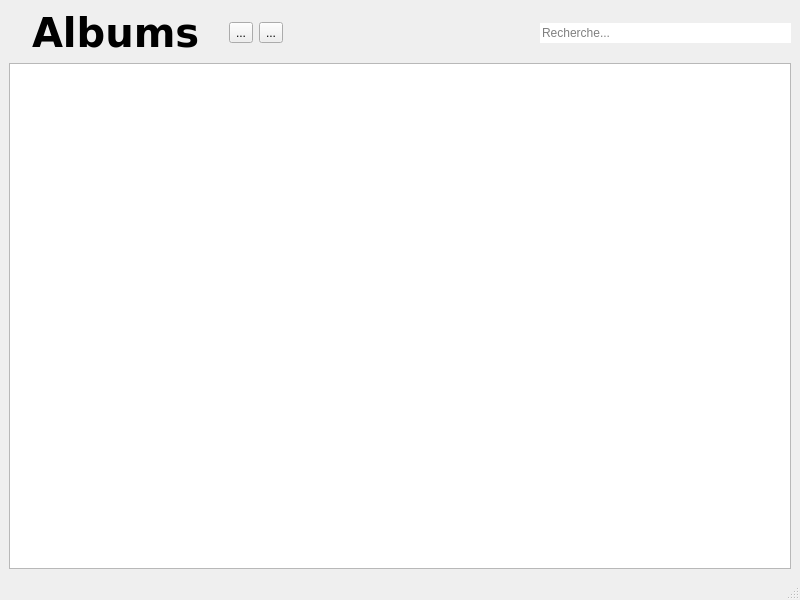
<?xml version="1.0" encoding="UTF-8"?>
<ui version="4.0">
 <class>ExplorerAlbums</class>
 <widget class="QMainWindow" name="ExplorerAlbums">
  <property name="geometry">
   <rect>
    <x>0</x>
    <y>0</y>
    <width>800</width>
    <height>600</height>
   </rect>
  </property>
  <property name="windowTitle">
   <string>MainWindow</string>
  </property>
  <widget class="QWidget" name="centralwidget">
   <layout class="QVBoxLayout" name="verticalLayout">
    <item>
     <layout class="QHBoxLayout" name="horizontalLayout">
      <item>
       <layout class="QVBoxLayout" name="verticalLayoutImages">
        <item>
         <layout class="QHBoxLayout" name="horizontalLayout_5">
          <item>
           <widget class="QLabel" name="img_label">
            <property name="sizePolicy">
             <sizepolicy hsizetype="Minimum" vsizetype="Minimum">
              <horstretch>0</horstretch>
              <verstretch>0</verstretch>
             </sizepolicy>
            </property>
            <property name="font">
             <font>
              <family>DejaVu Sans</family>
              <pointsize>30</pointsize>
              <weight>75</weight>
              <italic>false</italic>
              <bold>true</bold>
             </font>
            </property>
            <property name="styleSheet">
             <string notr="true">padding: 0 10 0;</string>
            </property>
            <property name="text">
             <string>Albums</string>
            </property>
            <property name="textFormat">
             <enum>Qt::RichText</enum>
            </property>
           </widget>
          </item>
          <item>
           <widget class="QToolButton" name="toolButtonAdd">
            <property name="minimumSize">
             <size>
              <width>0</width>
              <height>0</height>
             </size>
            </property>
            <property name="baseSize">
             <size>
              <width>0</width>
              <height>0</height>
             </size>
            </property>
            <property name="text">
             <string>...</string>
            </property>
            <property name="iconSize">
             <size>
              <width>25</width>
              <height>25</height>
             </size>
            </property>
           </widget>
          </item>
          <item>
           <widget class="QToolButton" name="toolButtonDelete">
            <property name="text">
             <string>...</string>
            </property>
            <property name="iconSize">
             <size>
              <width>25</width>
              <height>25</height>
             </size>
            </property>
           </widget>
          </item>
          <item>
           <spacer name="horizontalSpacer">
            <property name="orientation">
             <enum>Qt::Horizontal</enum>
            </property>
            <property name="sizeHint" stdset="0">
             <size>
              <width>40</width>
              <height>20</height>
             </size>
            </property>
           </spacer>
          </item>
          <item>
           <widget class="QLineEdit" name="recherche">
            <property name="contextMenuPolicy">
             <enum>Qt::NoContextMenu</enum>
            </property>
            <property name="frame">
             <bool>false</bool>
            </property>
            <property name="alignment">
             <set>Qt::AlignLeading|Qt::AlignLeft|Qt::AlignVCenter</set>
            </property>
            <property name="placeholderText">
             <string>Recherche...</string>
            </property>
            <property name="clearButtonEnabled">
             <bool>true</bool>
            </property>
           </widget>
          </item>
         </layout>
        </item>
        <item>
         <widget class="QListView" name="listViewAlbums">
          <property name="tabKeyNavigation">
           <bool>true</bool>
          </property>
          <property name="showDropIndicator" stdset="0">
           <bool>false</bool>
          </property>
          <property name="dragEnabled">
           <bool>true</bool>
          </property>
          <property name="dragDropMode">
           <enum>QAbstractItemView::NoDragDrop</enum>
          </property>
          <property name="defaultDropAction">
           <enum>Qt::CopyAction</enum>
          </property>
          <property name="alternatingRowColors">
           <bool>false</bool>
          </property>
          <property name="selectionMode">
           <enum>QAbstractItemView::ContiguousSelection</enum>
          </property>
          <property name="iconSize">
           <size>
            <width>100</width>
            <height>100</height>
           </size>
          </property>
          <property name="textElideMode">
           <enum>Qt::ElideRight</enum>
          </property>
          <property name="verticalScrollMode">
           <enum>QAbstractItemView::ScrollPerPixel</enum>
          </property>
          <property name="movement">
           <enum>QListView::Static</enum>
          </property>
          <property name="flow">
           <enum>QListView::LeftToRight</enum>
          </property>
          <property name="isWrapping" stdset="0">
           <bool>true</bool>
          </property>
          <property name="resizeMode">
           <enum>QListView::Adjust</enum>
          </property>
          <property name="layoutMode">
           <enum>QListView::Batched</enum>
          </property>
          <property name="spacing">
           <number>0</number>
          </property>
          <property name="gridSize">
           <size>
            <width>110</width>
            <height>150</height>
           </size>
          </property>
          <property name="viewMode">
           <enum>QListView::IconMode</enum>
          </property>
          <property name="uniformItemSizes">
           <bool>false</bool>
          </property>
          <property name="batchSize">
           <number>1</number>
          </property>
          <property name="wordWrap">
           <bool>true</bool>
          </property>
          <property name="itemAlignment">
           <set>Qt::AlignCenter</set>
          </property>
         </widget>
        </item>
       </layout>
      </item>
     </layout>
    </item>
   </layout>
  </widget>
  <widget class="QMenuBar" name="menubar">
   <property name="geometry">
    <rect>
     <x>0</x>
     <y>0</y>
     <width>800</width>
     <height>22</height>
    </rect>
   </property>
  </widget>
  <widget class="QStatusBar" name="statusbar"/>
  <action name="actionNouvel_album">
   <property name="icon">
    <iconset resource="ressources.qrc">
     <normaloff>:/ressources/images/NEWALBUM-02.png</normaloff>:/ressources/images/NEWALBUM-02.png</iconset>
   </property>
   <property name="text">
    <string>Nouvel album</string>
   </property>
  </action>
  <action name="actionSupprimer_album">
   <property name="icon">
    <iconset resource="ressources.qrc">
     <normaloff>:/ressources/images/DELETE-01.png</normaloff>:/ressources/images/DELETE-01.png</iconset>
   </property>
   <property name="text">
    <string>Supprimer album</string>
   </property>
   <property name="shortcut">
    <string>Del</string>
   </property>
  </action>
 </widget>
 <resources>
  <include location="ressources.qrc"/>
 </resources>
 <connections/>
</ui>
